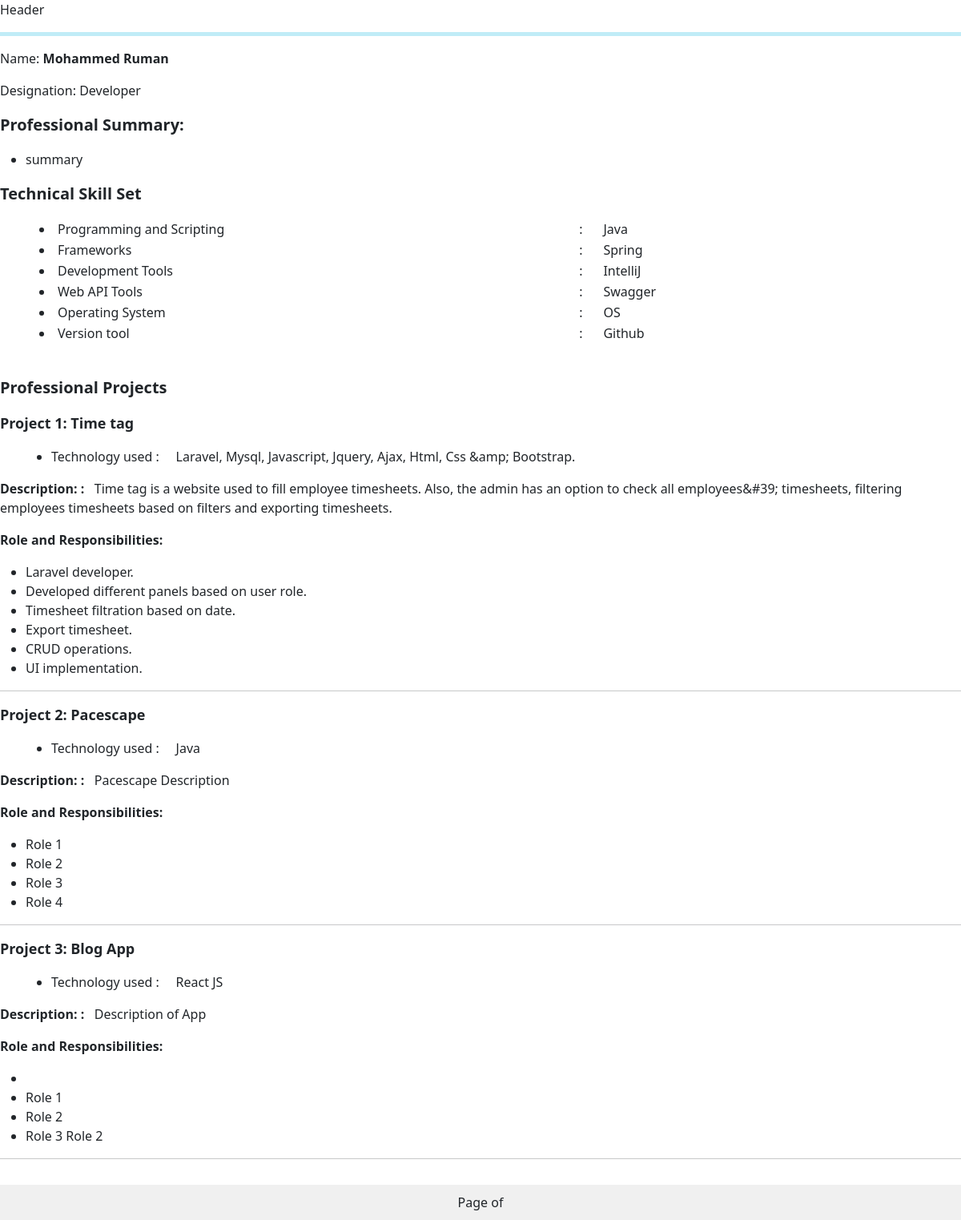
Page /generate/2 on the committed database.
### main/models.py (models this page shows, shortened)
class Employee(models.Model):
    name = models.CharField(max_length=80)
    designation = models.CharField(max_length=20)
    summary = models.TextField()
    projects = models.ManyToManyField('Project', related_name='employees')

class Skills(models.Model):
    employee = models.ForeignKey(Employee, on_delete=models.CASCADE)
    programming = models.CharField(max_length=100)
    framework = models.CharField(max_length=100)
    dev_tools = models.CharField(max_length=100)
    web_tools = models.CharField(max_length=100)
    op_sys = models.CharField(max_length=100)
    ver_tools = models.CharField(max_length=100)

class Project(models.Model):
    project_name = models.CharField(max_length=100)
    project_description = models.TextField()
    role_res = models.CharField(max_length=100)
    tech_used = models.CharField(max_length=100)

### main/views.py (the view)
# urls.py: path('generate/<int:employee_id>', views.generate_resume, name='generate'),
def generate_resume(request, employee_id):
    employee = Employee.objects.get(id=employee_id)
    skill = Skills.objects.get(employee=employee)
    projects = employee.projects.all()
    for project in projects:
        role=project.role_res.split('●')
        new_role = [r.strip() for r in role if len(r)>0]
        project.role_res=new_role
    context={
        'employee':employee,
        'skill':skill,
        'projects':projects
    }
    return render(request,'pdftemplate.html',context)

### templates/pdftemplate.html (shortened to what this page needs)
<!doctype html>
<html lang="en">
<head>
    <link href="https://cdn.jsdelivr.net/npm/bootstrap@5.3.3/dist/css/bootstrap.min.css" rel="stylesheet">
</head>
<body style="margin: 0;             padding-bottom: 60px;">
    <header>Header</header>
    <div >
        <hr style="color: rgb(7, 179, 222); border-width: 5px;">
        <p><span >Name: </span><strong>{{employee.name}}</strong></p>
        <p><span >Designation: {{employee.designation}} </span></p>
        <p style="font-size: 20px;"><strong>Professional Summary:</strong></p>
            <ul>
                <li  aria-level="1"><span>{{employee.summary}}</span></li>
            </ul>
            <div>
                <p style="font-size: 20px;"><strong>Technical Skill Set</strong></p>
                <table style="margin-left: 3rem;width: 75%;" >
                    <tr>
                        <td style="max-width: 100%;" ><li>Programming and Scripting</li></td>
                        <td >:&nbsp;</td>
                        <td>{{skill.programming}}</td>
                    </tr>
                    <tr>
                        <td ><li>Frameworks</li></td>
                        <td>:</td>
                        <td>{{skill.framework}}</td>
                    </tr>
                    <tr>
                        <td ><li>Development Tools</li></td>
                        <td>:</td>
                        <td>{{skill.dev_tools}}</td>
                    </tr>
                    <tr>
                        <td ><li>Web API Tools</li></td>
                        <td>:</td>
                        <td>{{skill.web_tools}}</td>
                    </tr>
                    <tr>
                        <td ><li>Operating System</li></td>
                        <td>:</td>
                        <td>{{skill.op_sys}}</td>
                    </tr>
                    <tr>
                        <td ><li>Version tool</li></td>
                        <td>:</td>
                        <td>{{skill.ver_tools}}</td>
                    </tr>
                </table>
                <p>&nbsp;</p>
            </div>
            <p style="font-size: 20px;"><strong>Professional Projects</strong><span >&nbsp;</span></p>
            {% for project in projects%}
            <p style="font-size: 18px;"><strong>Project {{ forloop.counter }}: {{project.project_name}}</strong></p>
                <ul>
                    <li style="font-weight: 400;margin-left: 2rem;" aria-level="1">Technology used&nbsp;:&nbsp;&nbsp;&nbsp;&nbsp; <span >{{project.tech_used}}</span></li>
                </ul>
            <p><span style="font-weight: bold;">Description:&nbsp;:&nbsp;&nbsp;&nbsp;</span>{{project.project_description}} </p>
            <p style="font-weight: bold;">Role and Responsibilities:</p>
            <ul>
                {% for role in project.role_res %}
                    <li>{{role}}</li>
                {% endfor %}
            </ul>
            <hr>
            {% endfor %}
            <div style="position: fixed;             bottom: 0;             width: 100%;             text-align: center;             background-color: #f0f0f0;             padding: 10px 0;    "> Page  of </div>
    </div>
</body>
</html>

### templates/pdftemplate.html (style rules this page uses)
body { margin-top: 1cm; margin-bottom: 5cm; margin-left: 1cm; margin-right: 1cm; font-size: 16px; }

### rows in the picture
Employee: name "Mohammed Ruman", designation "Developer", summary "summary"
Skills: programming "Java", framework "Spring", dev_tools "IntelliJ", web_tools "Swagger", op_sys "OS", ver_tools "Github"
Project: project_name "Time tag", tech_used "Laravel, Mysql, Javascript, Jquery, Ajax, Html, Css &amp; Bootstrap.", project_description "Time tag is a website used to fill employee timesheets. Also, the admin has an option to check all employees&#39; timesheets, filtering employees timesheets based on filters and exporting timesheets.", role_res "Laravel developer." "Developed different panels based on user role." "Timesheet filtration based on date." "Export timesheet." "CRUD operations." "UI implementation."
Project: project_name "Pacescape", tech_used "Java", project_description "Pacescape Description", role_res "Role 1" "Role 2" "Role 3" "Role 4"
Project: project_name "Blog App", tech_used "React JS", project_description "Description of App", role_res "Role 1" "Role 2" "Role 3 Role 2"
